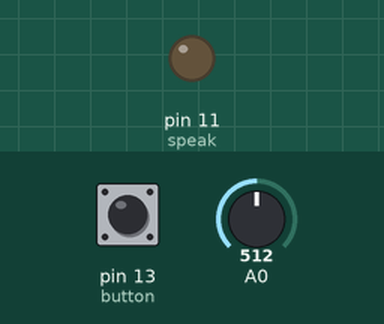
This sketch was run on a simulated Arduino Uno, built with avr-gcc and run on an emulated ATmega328P. Parts: output pins drawn as LEDs (lit = HIGH). The inputs (shaded band) are chosen by the test bench; at power-on: A0 = 512, pin 13 (button) HIGH.

Above: at 1.2 s.
1.3 s: A0 set to 716
2.8 s: A0 set to 900
4.3 s: pin 13 (button) pulled LOW for 0.15 s
At 5.6 s:
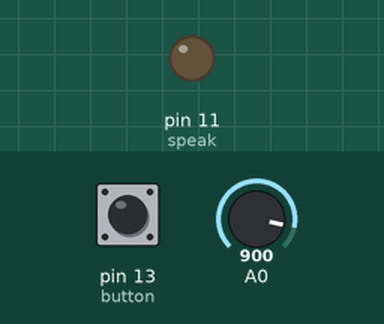
5.9 s: A0 set to 1023
7.4 s: pin 13 (button) pulled LOW for 1 s
At 8.2 s:
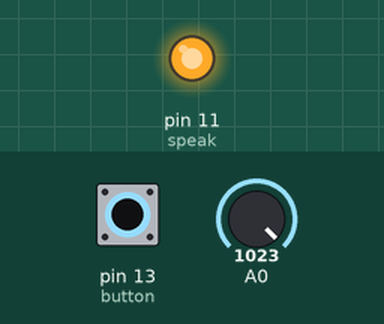
9.9 s: pin 13 (button) pulled LOW for 3.2 s
At 14.2 s:
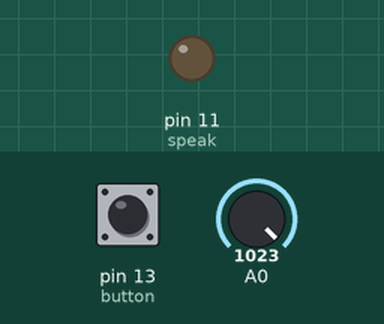
Timing chart, 0 to 15.6 s (numbered marks = the images above; inputs shaded):
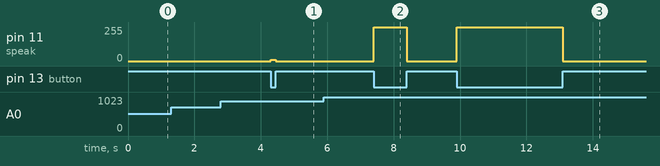

The sketch:

buttonSpeaker.ino
```cpp
// Example 06A: Blink LED at a rate specified by the
// value of the analogue input
const int speak= 11, button=13;
int val = 0, buttonMod;
bool buttonState=true;
void setup() {

 pinMode(speak, OUTPUT); // LED is as an OUTPUT
 pinMode(button, INPUT);
 // Note: Analogue pins are
 // automatically set as inputs
 Serial.begin(9600);
}
void loop() {
 buttonState=digitalRead(button);
    if(buttonState == false){
      buttonMod=0;
      }
    else if(buttonState == true){
      buttonMod=val*2;
      }

 val = analogRead(0); // read the value from
 // the sensor
  analogWrite(speak, val*2-buttonMod);
}
```

Measured:
- after the input at 4.3 s, pin 11 (speak): 0/255 → 8/255 at once, → 0/255 0.15 s later
- after the input at 7.4 s, pin 11 (speak): 0/255 → 254/255 at once, → 0/255 1.0 s later
- after the input at 9.9 s, pin 11 (speak): 0/255 → 254/255 at once, → 0/255 3.2 s later
